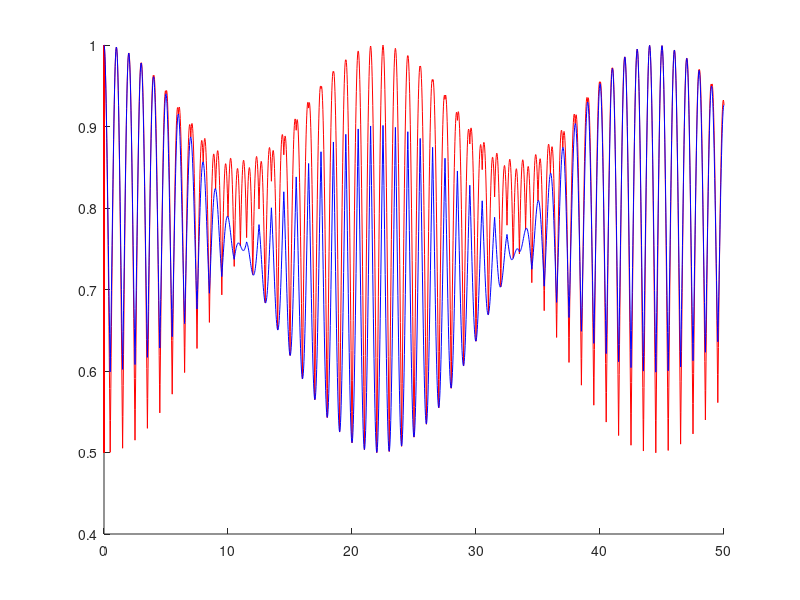

This figure's MATLAB source: (Note: this script raises an error after producing the figure.)
function zzttt()
%2pi 0.0322
%%%%%%%%%%%%%%%%%%%%%%%%%%%%%%%%%%%%%%%%%%%%%%%%%%%%%%%%%%%%%%%%%%%%%%%%%%%
global Rabi g1 g2 anglerot Delta DabEq aux nb_aux noise;

do_rabi =0;
do_rotary = 1;

Rabi = 2*pi*40e6;        %10e6; % bare Rabi in circular freq
g1 = 0;%1/1e-3; %1/100e-3; %Right now T1 infinite
g2 = 0; %1/1e-6;

%For rotary
anglerot =1/2*pi;
Delta=2*pi*1e6*2;     %2.1e6;        %3/100*Rabi; % By definition, w0 - w, but here parametrized by % of Rabi;

DabEq =0; %all pop in ground state
rhoggEq = (-DabEq + 1)/2;

u_init = 0;
v_init = 0;
w_init = -1;

nbcycle =50;    % ceil(Rabi/anglerot/g2); 
%nbcycle is Rotary cycles
% total time: nbcycle*2*anglerot/Rabi
timeunit =anglerot/Rabi;
period = 2*timeunit;

N = 20; % nb of points per cycle/2  ie nb of points per cycle is 2*N

%%%%%%%%%%%%%%%%%%%%%%%%%%%%%%%%%%%%%%%%%%%%%%%%%%%%%%%%%%%%%%%%%%%%%%%%%%%
%%%%%%%%%%%%%%%%%%%%%%%%%%%%%%%%%%%%%%%%%%%%%%%%%%%%%%%%%%%%%%%%%%%%%%%%%%%
% % NUMERICAL

%original
%options = odeset('RelTol',1e-12,'AbsTol',ones(1,3)*1e-12);
%modified to see if improves convergence
options = odeset('RelTol',1e-6,'AbsTol',ones(1,3)*1e-6);

%%%%%%%%%%%%%%%%%%%%%%%%%%%%%%%%%%%%%%%%%%%%%%%%%%%%%%%%%%%%%%%%%%%%%%%%%%%
%%%%%%%%%%%%%%%%%%%%%%%%%%%%%%%%%%%%%%%%%%%%%%%%%%%%%%%%%%%%%%%%%%%%%%%%%%%
%Numerical no noise

Wnn = [];
Unn = [];
Vnn = [];

WRotnn = [];
URotnn = [];
VRotnn = [];

u_new = u_init;
v_new = v_init;
w_new = w_init;


%% Usual Rabi
if do_rabi
for q = 0:1:nbcycle-1
    
[T,Y] = ode45(@Propagate_phase0nn,[q*period (2*q+1)/2*period],[u_new v_new w_new],options);

t0 = q*period:period/2/N:(2*q+1)/2*period;
y0=interp1(T,Y,t0);

if q ~= 0
   Wnn = Wnn(1:1:end-1);
   Unn = Unn(1:1:end-1);
   Vnn = Vnn(1:1:end-1);
end
Wnn = [Wnn y0(:,3).'];
Unn = [Unn y0(:,1).'];
Vnn = [Vnn y0(:,2).'];

u_new = y0(end,1);
v_new = y0(end,2);
w_new = y0(end,3);

[TT,YY] = ode45(@Propagate_phase0nn,[(2*q+1)/2*period (q+1)*period],[u_new v_new w_new],options);

tt0 = (2*q+1)/2*period:period/2/N:(q+1)*period;

yy0=interp1(TT,YY,tt0);

Wnn = Wnn(1:1:end-1);
Unn = Unn(1:1:end-1);
Vnn = Vnn(1:1:end-1);

Wnn = [Wnn yy0(:,3).'];
Unn = [Unn yy0(:,1).'];
Vnn = [Vnn yy0(:,2).'];

u_new = yy0(end,1);
v_new = yy0(end,2);
w_new = yy0(end,3);

end
end

%% Rotary
if do_rotary
u_new = 0;
v_new = 0;
w_new = -1;
for q = 0:1:nbcycle-1
    
[T,Y] = ode45(@Propagate_phase0nn,[q*period (2*q+1)/2*period],[u_new v_new w_new],options);

t0 = q*period:period/2/N:(2*q+1)/2*period;
y0=interp1(T,Y,t0);

if q ~= 0
   WRotnn = WRotnn(1:1:end-1);
   URotnn = URotnn(1:1:end-1);
   VRotnn = VRotnn(1:1:end-1);
end
WRotnn = [WRotnn y0(:,3).'];
URotnn = [URotnn y0(:,1).'];
VRotnn = [VRotnn y0(:,2).'];

u_new = y0(end,1);
v_new = y0(end,2);
w_new = y0(end,3);

[TT,YY] = ode45(@Propagate_phase180nn,[(2*q+1)/2*period (q+1)*period],[u_new v_new w_new],options);

tt0 = (2*q+1)/2*period:period/2/N:(q+1)*period;

yy0=interp1(TT,YY,tt0);

WRotnn = WRotnn(1:1:end-1);
URotnn = URotnn(1:1:end-1);
VRotnn = VRotnn(1:1:end-1);

WRotnn = [WRotnn yy0(:,3).'];
URotnn = [URotnn yy0(:,1).'];
VRotnn = [VRotnn yy0(:,2).'];

u_new = yy0(end,1);
v_new = yy0(end,2);
w_new = yy0(end,3);
 
end
end

%%%%%%%%%%%%%%%%%%%%%%%%%%%%%%%%%%%%%%%%%%%%%%%%%%%%%%%%%%%%%%%%%%%%%%%%%%%
%%%%%%%%%%%%%%%%%%%%%%%%%%%%%%%%%%%%%%%%%%%%%%%%%%%%%%%%%%%%%%%%%%%%%%%%%%%

%%%%%%%%%%%%%%%%%%%%%%%%%%%%%%%%%%%%%%%%%%%%%%%%%%%%%%%%%%%%%%%%%%%%%%%%%%%
%%%%%%%%%%%%%%%%%%%%%%%%%%%%%%%%%%%%%%%%%%%%%%%%%%%%%%%%%%%%%%%%%%%%%%%%%%%
% Plotting
 close all
figure(100);
hold on
if do_rabi
plot([0:1/2/N:nbcycle]*2*anglerot/Rabi,(1-Wnn)/2,'r'); %numerical no noise
plot(t,rabitest,'m');
end

if do_rotary
 
plot([0:1/2/N:nbcycle]*2*anglerot/Rabi,(1-WRotnn)/2,'r'); %USED plot in time

 tunit =  (2*anglerot*nbcycle/Rabi)/(nbcycle*N*2); %1e-9; %make same number per cycle as in the simulation
 tfinal = 2*anglerot*nbcycle/Rabi;
 t = 0:tunit:tfinal;
 %form = (cos(anglerot * Delta *t*(2*pi*0.0322))).*(cos(2*anglerot*abs(t*Rabi/2/anglerot - floor(t*Rabi/2/anglerot + 0.5))))/2 + 0.5; %working 
 form = 0.5*sin(anglerot/2)^2*cos(2*Delta*t/anglerot*sin(anglerot/2)).*(cos(2*anglerot/sin(anglerot/2)*abs(t*Rabi/2/anglerot - floor(t*Rabi/2/anglerot + 0.5)))) + 0.5 + 0.5*cos(anglerot/2)^2; %working 
 plot([0:1/2/N:nbcycle],(1-WRotnn)/2,'r',[0:1/2/N:nbcycle],form,'b'); %USED plot in time
% 
% plot([0:1/2/N:nbcycle],(1-WRotnn)/2 - form,'g')
% 
% resgreen = Delta/Rabi/2*(sin(anglerot*Delta*t*(2*pi*0.0322)).* cos(2*anglerot*abs(pi/4+t*Rabi/2/anglerot - floor(t*Rabi/2/anglerot + 0.5))));
% plot([0:1/2/N:nbcycle],resgreen,'m') %,[0:1/2/N:nbcycle],(1-WRotnn)/2 - form - resgreen, 'k')

% timearray = t;
% NFFT = 2^nextpow2(length(timearray));
% Fs = 1/abs(timearray(1)-timearray(2));                    % Sampling frequency
% fftx = Fs/2*linspace(0,1,NFFT/2+1);
% 
% ffty = fft((1-WRotnn)/2 - form-resgreen-mean((1-WRotnn)/2 - form-resgreen),NFFT)/length(timearray);
% ffty = ffty(1:NFFT/2+1);
% 
% figure(345)
% plot(fftx/1e6,abs(ffty), 'g')
l;l;l;l

timearray = t;
NFFT = 2^nextpow2(length(timearray));
Fs = 1/abs(timearray(1)-timearray(2));                    % Sampling frequency
fftx = Fs/2*linspace(0,1,NFFT/2+1);

ffty = fft((1-WRotnn)/2-mean((1-WRotnn)/2),NFFT)/length(timearray);
ffty = ffty(1:NFFT/2+1);

figure(345)
plot(fftx/1e6,abs(ffty), 'g')

end

%%%%%%%%%%%%%%%%%%%%%%%%%%%%%%%%%%%%%%%%%%%%%%%%%%%%%%%%%%%%%%%%%%%%%%%%%%%
%%%%%%%%%%%%%%%%%%%%%%%%%%%%%%%%%%%%%%%%%%%%%%%%%%%%%%%%%%%%%%%%%%%%%%%%%%%

% integration function
function dy = Propagate_phase0(t,y)

global Rabi g1 g2 Delta DabEq aux nb_aux noise;

Eps =noise(aux,nb_aux);

% Optical Bloch Equations

dy = zeros(3,1);    % a column vector

%y(1) u
%y(2) v
%y(3) w

dy(1) =  +y(2)*(Delta+Eps) -y(1)*g2;
dy(2) =  -y(1)*(Delta+Eps) -y(3)*Rabi - y(2)*g2;
dy(3) = -(y(3) - DabEq)*g1 + Rabi*y(2);

function dy = Propagate_phase180(t,y)

global Rabi g1 g2 Delta DabEq aux nb_aux noise;

Eps =noise(aux,nb_aux);

% Optical Bloch Equations

dy = zeros(3,1);    % a column vector

%y(1) u
%y(2) v
%y(3) w

dy(1) =  +y(2)*(Delta+Eps) -y(1)*g2;
dy(2) =  -y(1)*(Delta+Eps) +y(3)*Rabi - y(2)*g2;
dy(3) = -(y(3) - DabEq)*g1 - Rabi*y(2);

% integration function
function dy = Propagate_phase0nn(t,y)

global Rabi g1 g2 Delta DabEq aux nb_aux noise;

% Optical Bloch Equations

dy = zeros(3,1);    % a column vector

%y(1) u
%y(2) v
%y(3) w

dy(1) =  +y(2)*(Delta) -y(1)*g2;
dy(2) =  -y(1)*(Delta) -y(3)*Rabi - y(2)*g2;
dy(3) = -(y(3) - DabEq)*g1 + Rabi*y(2);

function dy = Propagate_phase180nn(t,y)

global Rabi g1 g2 Delta DabEq aux nb_aux noise;

% Optical Bloch Equations

dy = zeros(3,1);    % a column vector

%y(1) u
%y(2) v
%y(3) w

dy(1) =  +y(2)*(Delta) -y(1)*g2;
dy(2) =  -y(1)*(Delta) +y(3)*Rabi - y(2)*g2;
dy(3) = -(y(3) - DabEq)*g1 - Rabi*y(2);

%%%%%%%%%%%%%%%%%%%%%%%%%%%%%%%%%%%%%%%%%%%%%%%%%%%%%%%%%%%%%%%%%%%%%%%%%%%
